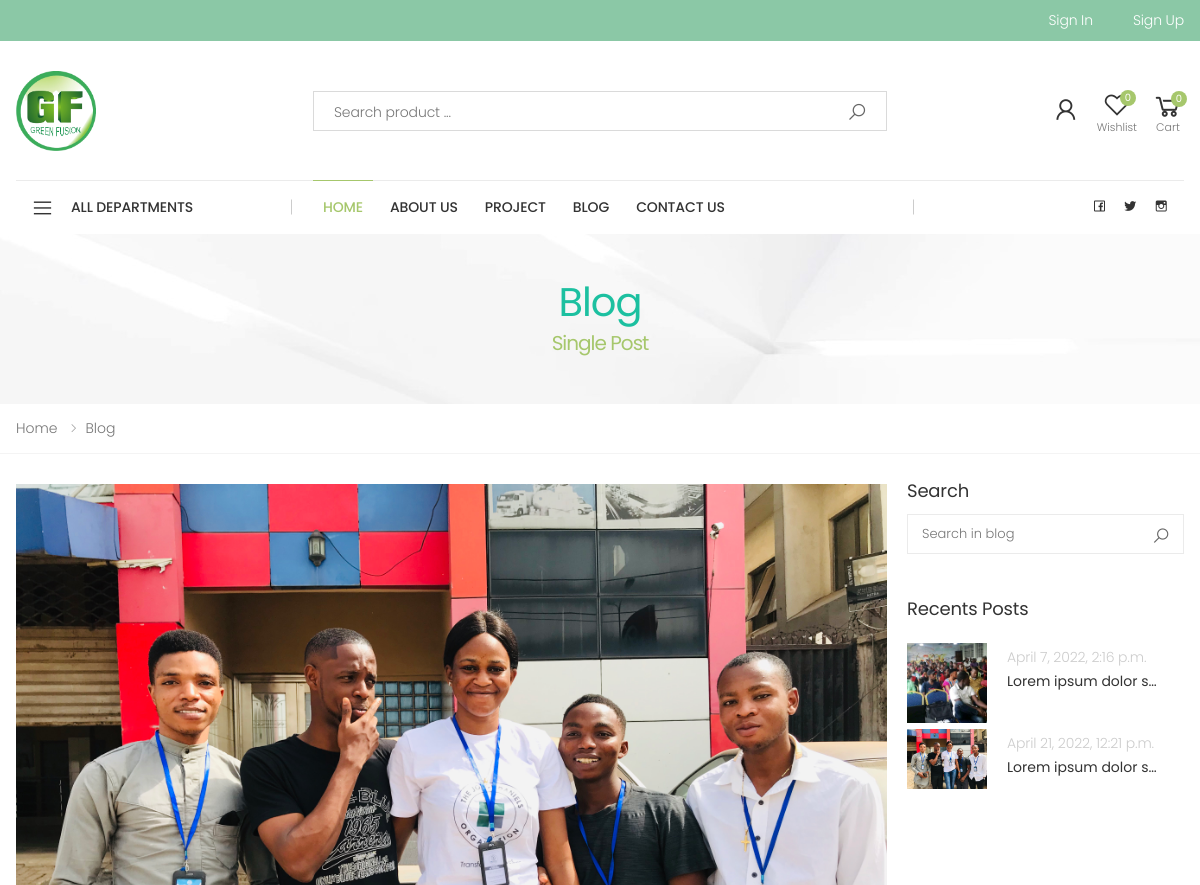
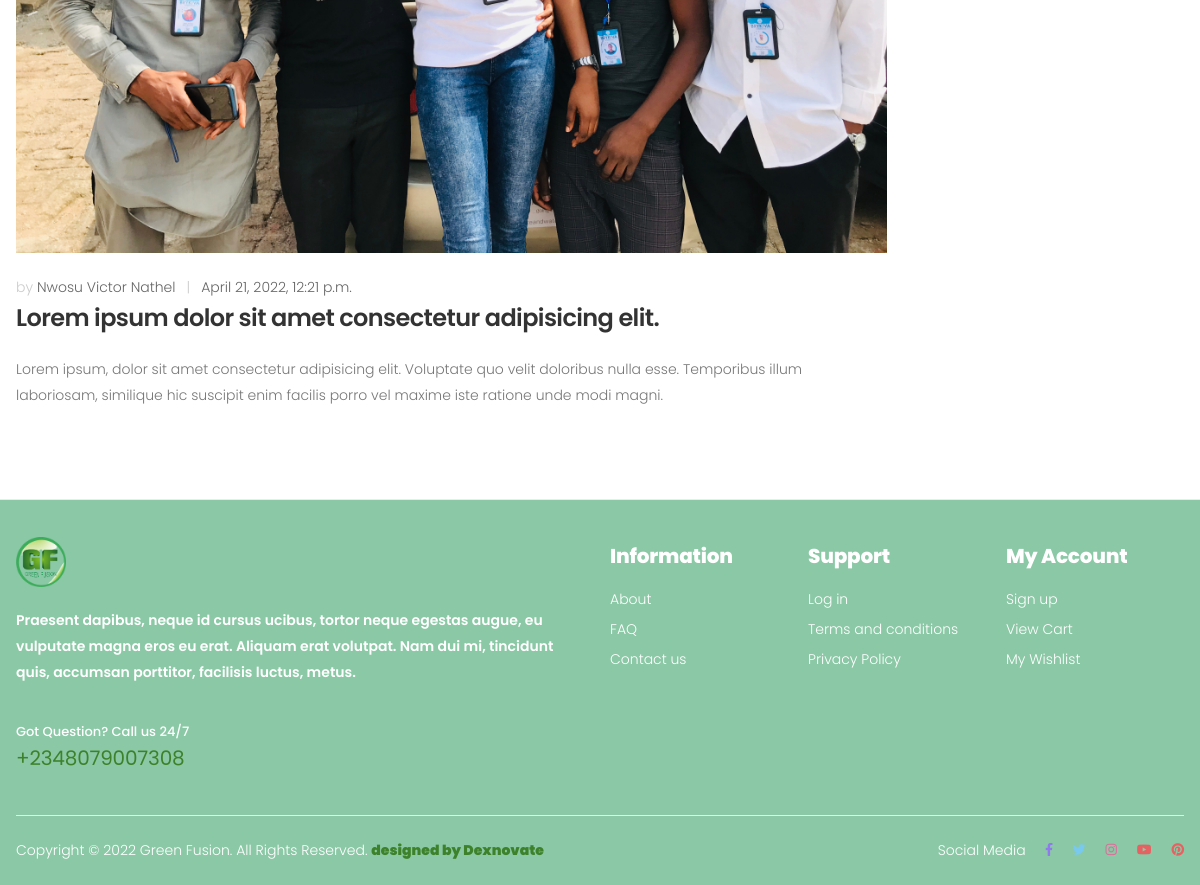
Page /blogdetails/1/ on the committed database (2 pictures, top to bottom).
### index/models.py (models this page shows, shortened)
class Blog(models.Model):
    title = models.CharField(max_length=250)
    author = models.CharField(max_length=100)
    post_date = models.DateTimeField(blank=True, null=True)
    body = RichTextField()
    picture = models.FileField()

### index/views.py (the view)
# urls.py: path('blogdetails/<pk>/', views.BlogDetails.as_view(), name='blogdetails'),
class BlogDetails(DetailView):
    model = Blog
    template_name = "single.html"
    def get_context_data(self, **kwargs):
        context = super().get_context_data(**kwargs)
        context['recents'] = Blog.objects.all().order_by('-id')[:5]
        return context

### index/context_processors.py (called while the page is built)
def nav_cats(request):
        return {'nav_cats': Category.objects.all()}

### index/templatetags/cart_template_tags.py (called while the page is built)
@register.filter()
def cart_item_count(user):
    if user.is_authenticated:
        qs = CartModel.objects.filter(user=user,order=False)
        if qs.exists():
            return qs.count()
    return 0

@register.filter()
def wish_count(user):
    if user.is_authenticated:
        lister = Wishlist.objects.filter(user=user)
        if lister.exists():
            return lister.count()
    return 0

### template/single.html (shortened to what this page needs)
{%  extends 'base.html' %}
{%  load static  %}
{%  block body  %}
        <main class="main">
        	<div class="page-header text-center" style="background-image: url('assets/images/page-header-bg.jpg')">
        		<div class="container">
        			<h1 class="page-title">Blog <span>Single Post</span></h1>
        		</div>
        	</div>
            <nav aria-label="breadcrumb" class="breadcrumb-nav mb-3">
                <div class="container">
                    <ol class="breadcrumb">
                        <li class="breadcrumb-item"><a href="index.html">Home</a></li>
                        <li class="breadcrumb-item"><a href="#">Blog</a></li>
                    </ol>
                </div>
            </nav>
            <div class="page-content">
                <div class="container">
                	<div class="row">
                		<div class="col-lg-9">
                            <article class="entry single-entry">
                                <figure class="entry-media">
                                    <img src="{{  object.picture.url }}" alt="image desc">
                                </figure>
                                <div class="entry-body">
                                    <div class="entry-meta">
                                        <span class="entry-author">
                                            by <a href="#">{{  object.author }}</a>
                                        </span>
                                        <span class="meta-separator">|</span>
                                        <a href="#">{{  object.post_date }}</a>
                                    </div>
                                    <h2 class="entry-title">
                                        {{  object.title  }}
                                    </h2>
                                    <div class="entry-content editor-content">
                                        <p>
                                           {{ object.body|safe }}
                                        </p>
                                    </div>
                                </div>
                            </article>
                		</div>
                		<aside class="col-lg-3">
                			<div class="sidebar">
                				<div class="widget widget-search">
                                    <h3 class="widget-title">Search</h3>
                                    <form action="#">
                                        <input type="search" class="form-control" name="ws" id="ws" placeholder="Search in blog" required>
                                        <button type="submit" class="btn"><i class="icon-search"></i><span class="sr-only">Search</span></button>
                                    </form>
                				</div>
                                <div class="widget">
                                    <h3 class="widget-title">Recents Posts</h3>
                                     {%  for i in recents %}
                                    <ul class="posts-list">
                                        <li>
                                            <figure>
                                                <a href="#">
                                                    <img src="{{  i.picture.url }}" alt="post">
                                                </a>
                                            </figure>
                                            <div>
                                                <span>{{  i.post_date  }}</span>
                                                <h4><a href="#">{{  i.title|truncatechars:20  }}</a></h4>
                                            </div>
                                        </li>
                                    </ul>
                                    {%  endfor %}
                                </div>
                			</div>
                		</aside>
                	</div>
                </div>
            </div>
        </main>
        {%  endblock body  %}

### static/assets/css/skins/skin-demo-2.css (style rules this page uses)
a { color:#a6c76c }
.page-header h1 span { color:#a6c76c }

### rows in the picture
Blog: picture (picture), author "Nwosu Victor Nathel", post_date "April 21, 2022, 12:21 p.m.", title "Lorem ipsum dolor sit amet consectetur adipisicing elit.", body "Lorem ipsum, dolor sit amet consectetur adipisicing elit. Voluptate quo velit doloribus nulla esse. Temporibus illum laboriosam, similique hic suscipit enim facilis porro vel maxime iste ratione unde modi magni.", title "Lorem ipsum dolor s…"
Blog: picture (picture), post_date "April 7, 2022, 2:16 p.m.", title "Lorem ipsum dolor s…"

### other values in the picture
{{ request.user|wish_count }} "0"
{{ request.user | cart_item_count }} "0"
